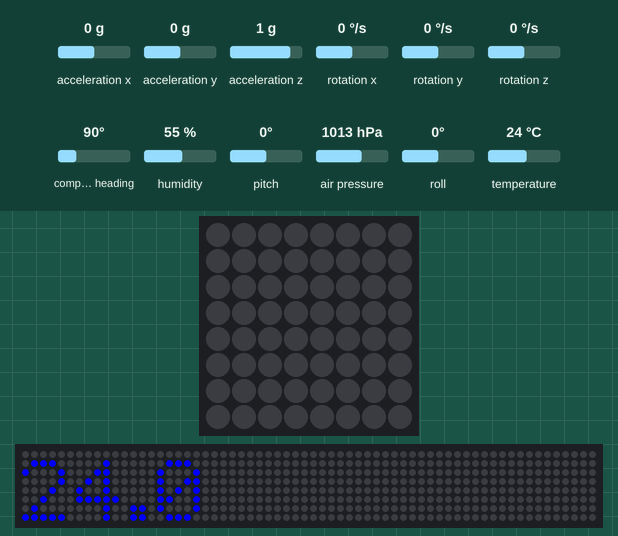
Recording of a program running on a simulated Raspberry Pi (BCM pin numbers) with a Sense HAT. On the bench: the Sense HAT's 8×8 RGB LED matrix, a strip that is not on the board, showing the scrolling text unrolled. Inputs (shaded band) come from the test bench; at power-on: temperature 24 °C, acceleration x 0 g, acceleration y 0 g, acceleration z 1 g, rotation x 0 °/s, rotation y 0 °/s, rotation z 0 °/s, compass heading 90°, humidity 55 %, pitch 0°, air pressure 1013 hPa, roll 0°. The clock reads 2024-03-15 10:24:30 at power-on unless the program sets it; files the program writes start out absent; the 64×8 strip is a reading aid, not a part: it shows the text the matrix is scrolling, unrolled, one strip-width of it at a time; the Sense HAT reports a negative pitch or roll as 360° plus the angle.

Above: at 2.9 s.
6.1 s: temperature set to 19 °C
At 13.22 s:
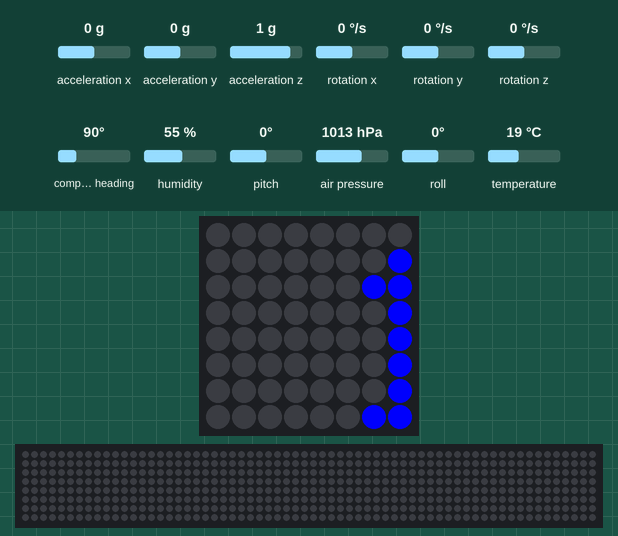
14.8 s: temperature set to 28 °C
At 16.5 s:
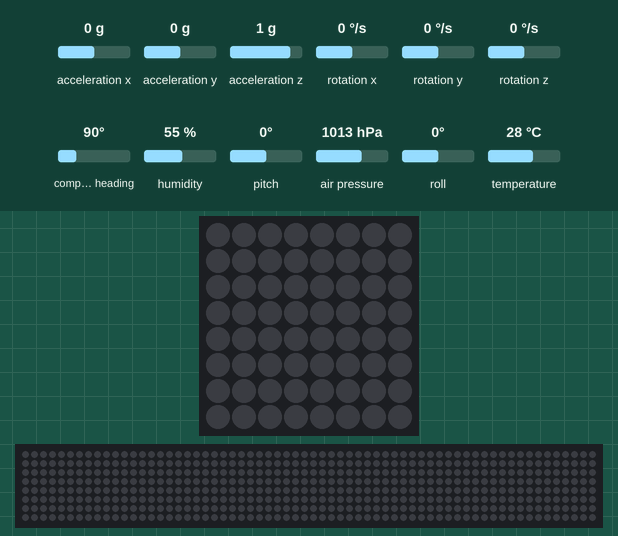
At 26.36 s:
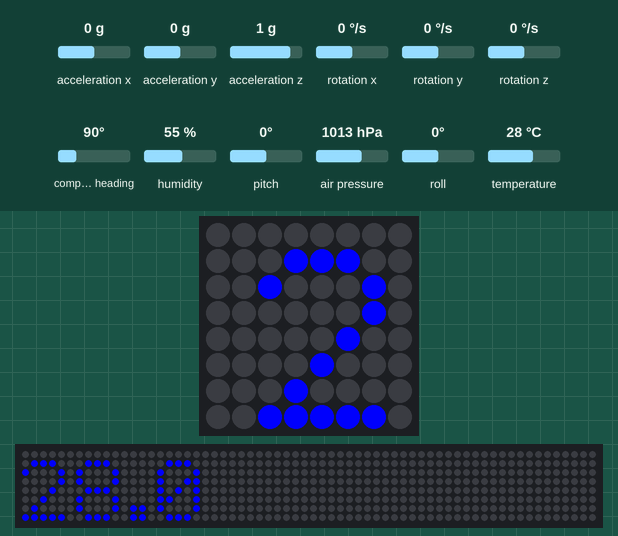

The program:

datalogger.py
```python
#!/usr/bin/python3
from sense_hat import SenseHat
from datetime import datetime
from csv import writer
import time
import logging
from logging.handlers import RotatingFileHandler

# SenseHat object
sense = SenseHat()

# Define some colours (R,G,B)
blue   = (0,0,255)
yellow = (255,255,0)
red    = (255,0,0)
green  = (0,255,0)
black  = (0,0,0)
white  = (255,255,255)

# Function to handle logrotation
def create_rotating_log(path):
    #
    # Create a rotating log
    #
    logger = logging.getLogger("Rotating Log")
    logger.setLevel(logging.INFO)
    handler= RotatingFileHandler(path, maxBytes=1000000, backupCount=2)
    logger.addHandler(handler)

    return logger

# Function to sense the data
def get_sense_data():
    sense_data = []

    # Human Readable
    sense_data.append(str(datetime.now()))

    # Unix time
    sense_data.append("epoch="+str(datetime.timestamp(datetime.now())))

    sense_data.append("temperature="+str(sense.get_temperature()))
    sense_data.append("pressure="+str(sense.get_pressure()))
    sense_data.append("humidity="+str(sense.get_humidity()))

    orientation = sense.get_orientation()
    sense_data.append("yaw="+str(orientation["yaw"]))
    sense_data.append("pitch="+str(orientation["pitch"]))
    sense_data.append("roll="+str(orientation["roll"]))

    acc = sense.get_accelerometer_raw()
    sense_data.append("acc_x="+str(acc["x"]))
    sense_data.append("acc_y="+str(acc["y"]))
    sense_data.append("acc_z="+str(acc["z"]))

    gyro = sense.get_gyroscope_raw()
    sense_data.append("gyro_x="+str(gyro["x"]))
    sense_data.append("gyro_y="+str(gyro["y"]))
    sense_data.append("gyro_z="+str(gyro["z"]))

    return sense_data

# Function to display the temperature
def display_temp():
    temp = sense.get_temperature()

    # bug: https://github.com/astro-pi/python-sense-hat/issues/106
    #degree_sign = u"\N{DEGREE SIGN}"
    #temp_str = str(round(temp,1))+degree_sign

    temp_str = str(round(temp,1))

    # could change colour based on temperature?
    fg_colour = blue
    bg_colour = black
    sense.show_message(temp_str, text_colour=fg_colour, back_colour=bg_colour)

# Function to collect the data
# NB: Needs to logrotate occasionally ?
def collect_data():
    # Need full path so that systemd doesn't write to /
    with open('/home/pi/rpi-sense-hat-uf/data.csv', 'w', newline='') as fd:

        # open the file handle
        data_writer = writer(fd)

        # kinda forever
        while True:
            data = get_sense_data()
            data_writer.writerow(data)

            # flush the output so the UF can pick it up straight
            # away instead of waiting for the buffer to become
            # full
            fd.flush()

            # obvious
            display_temp()

            # sample rate
            time.sleep(10)

def log_data():
    # Similar to collect_dat, but use logging with log rotation
    logger = create_rotating_log ('/home/pi/rpi-sense-hat-uf/data.csv')

    # kinda forever
    while True:
        data = get_sense_data()
        logger.info (', '.join(data))

        display_temp()

        # sample rate
        time.sleep(10)

def run():
#    collect_data()
    log_data()

run()
```

Measured:
- what the display in image 2 shows lasts 10.1 s, from 15.7 s to 25.8 s
